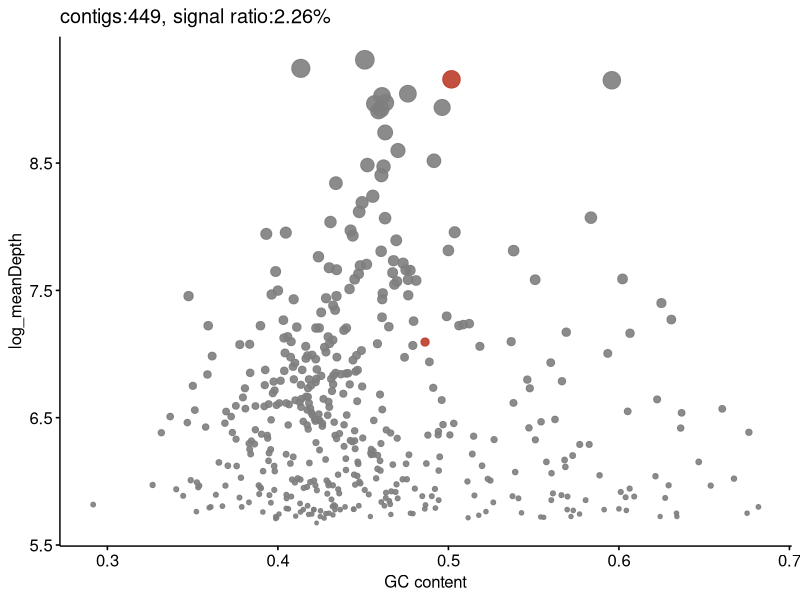
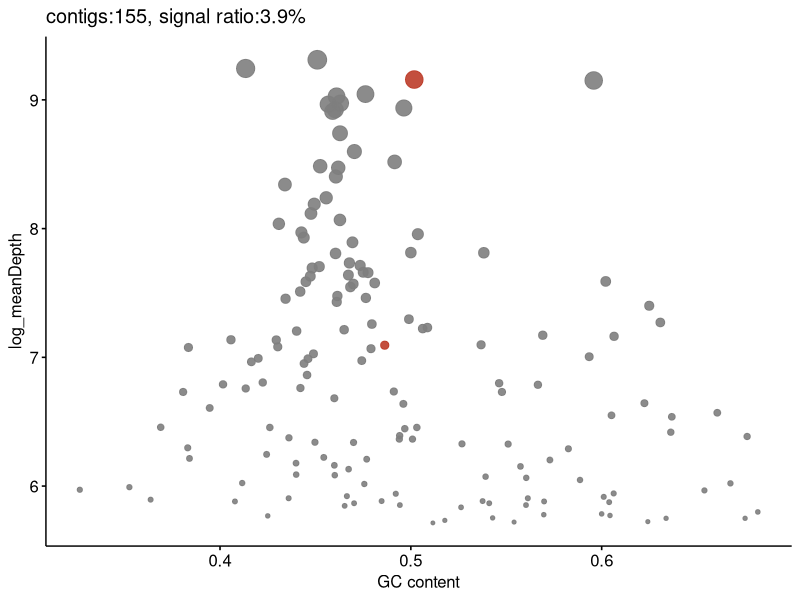
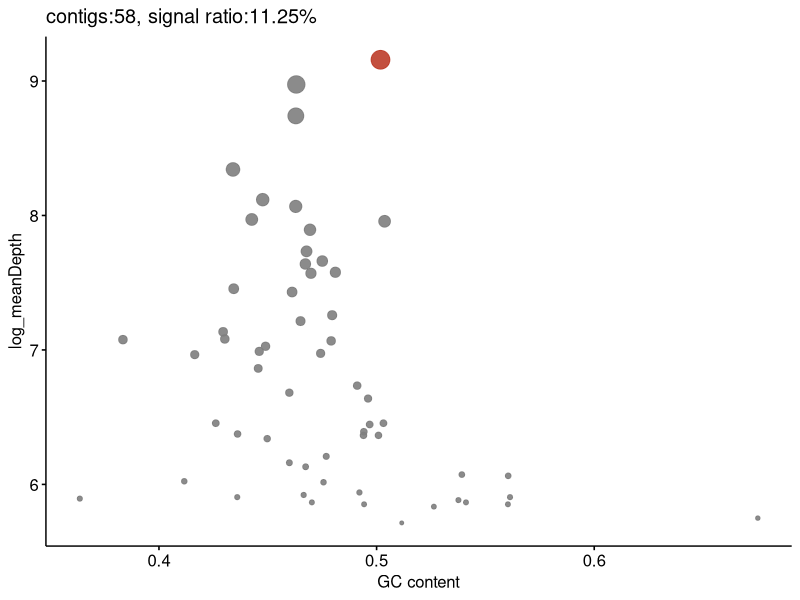
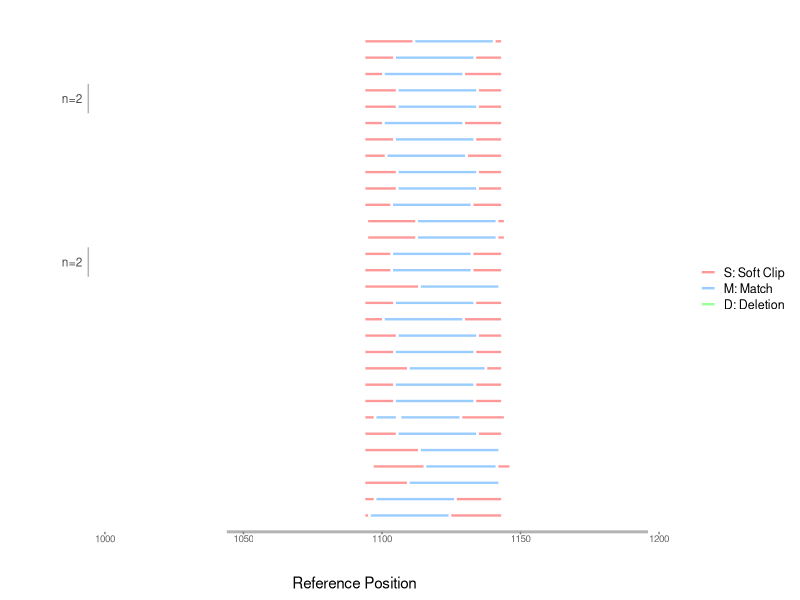
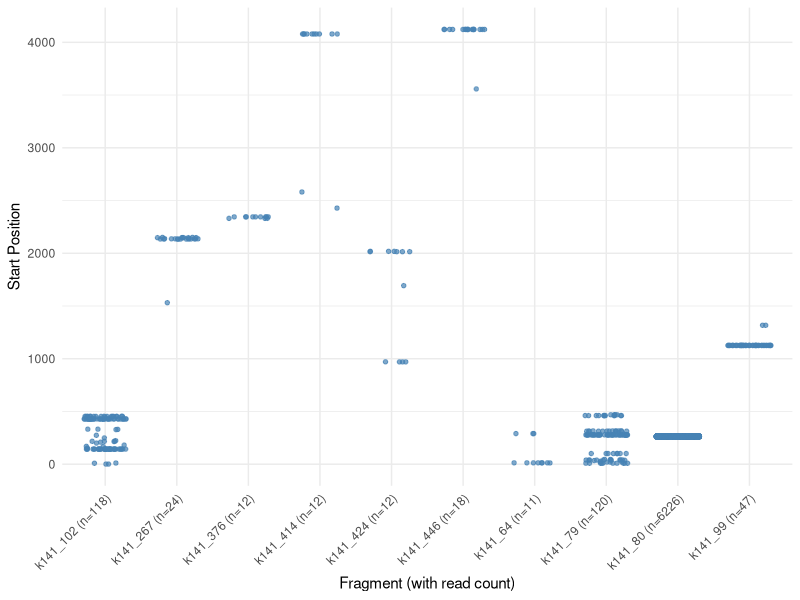
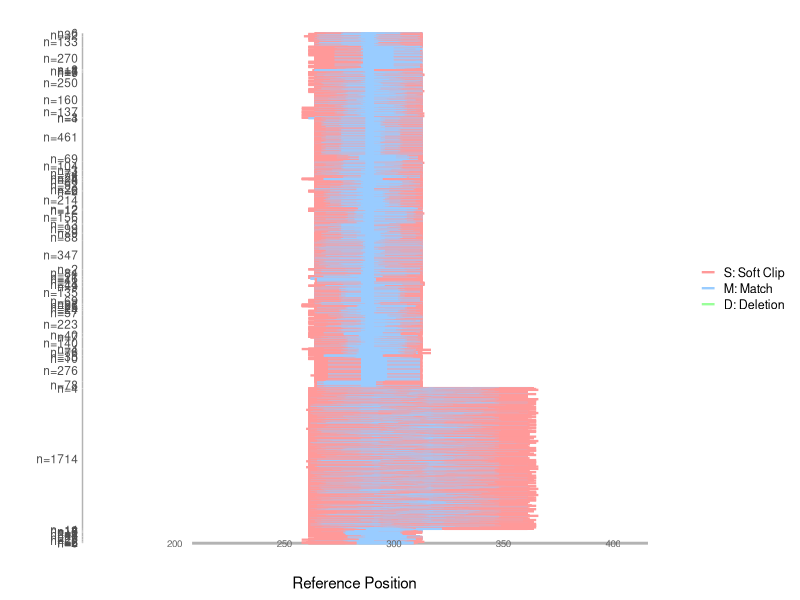

Generate these figures, in order, with R:
library(ggsci)
library(ggpubr)
Main <- read.table("YFL.Local_sensitive.V2.table.txt",head=T,sep="\t")
Main$log_meanDepth = log(Main$length)
#right
colorsQ = c("grey50",pal_nejm("default")(1))
sr = round(sum(Main[which(Main$annotation=="Y"),]$length)/sum(Main$length)*100,digits=2)
f1_left = ggscatter(Main,"gc","log_meanDepth",xlab="GC content",color="annotation",alpha=I(0.9),legend="none",palette=colorsQ,size="length",title=paste0("contigs:",dim(Main)[1], ", signal ratio:",sr,"%"))

Main_m2 = Main[which(Main$case.fre>=2),]
sr = round(sum(Main_m2[which(Main_m2$annotation=="Y"),]$length)/sum(Main_m2$length)*100,digits=2)
colorsQ_tem = c()
for (j in 1:dim(table(Main_m2$annotation))){
         if (table(Main_m2$annotation)[j] > 0){
         colorsQ_tem = c(colorsQ_tem,colorsQ[j])
         }
}

f1_middle = ggscatter(Main_m2,"gc",xlab="GC content","log_meanDepth",color="annotation",alpha=I(0.9),legend="none",palette=colorsQ_tem,size="length",title=paste0("contigs:",dim(Main_m2)[1],", signal ratio:",sr,"%"))
#
Main_m2_m2 = Main_m2[which(Main_m2$control.fre<=1),]
colorsQ_tem = c()
for (j in 1:dim(table(Main_m2_m2$annotation))){
         if (table(Main_m2_m2$annotation)[j] > 0){
         colorsQ_tem = c(colorsQ_tem,colorsQ[j])
         }
}
sr = round(sum(Main_m2_m2[which(Main_m2_m2$annotation=="Y"),]$length)/sum(Main_m2_m2$length)*100,digits=2)
f1_right = ggscatter(Main_m2_m2,"gc",xlab="GC content","log_meanDepth",color="annotation",alpha=I(0.9),legend="none",palette=colorsQ_tem,size="length",title=paste0("contigs:",dim(Main_m2_m2)[1], ", signal ratio:",sr,"%"))

########################
library(ggplot2)
library(dplyr)
library(stringr)
library(tidyr)

# Read data file
data <- read.table("YFL.k141_396.false.alignment.txt", 
                  header = TRUE, 
                  fill = TRUE, 
                  stringsAsFactors = FALSE)

# Sort data: first by fragment, then by sample
data_sorted <- data %>%
  arrange(fragment, sample)

# Preprocess data with correct sorting
data_processed <- data_sorted %>%
  mutate(
    alignment = ifelse(is.na(alignment), "", as.character(alignment)),
    y = rev(row_number())
  ) %>%
  group_by(sample) %>%
  mutate(
    group_size = n(),
    group_y_min = min(y) - 0.4,
    group_y_max = max(y) + 0.4
  ) %>%
  ungroup()

# Parse CIGAR string
parse_cigar <- function(cigar, start) {
  if (cigar == "" || is.na(cigar)) return(data.frame())
  ops <- str_match_all(cigar, "(\\d+)([A-Z])")[[1]]
  if (nrow(ops) == 0) return(data.frame())
  df <- data.frame(
    length = as.numeric(ops[, 2]),
    type = ops[, 3],
    stringsAsFactors = FALSE
  )
  df$ref_start <- cumsum(c(start, df$length))[1:nrow(df)]
  df$ref_end <- df$ref_start + df$length - 1
  df$ref_start[1] <- start
  df$ref_end[1] <- start + df$length[1] - 1
  return(df)
}

# Create alignment data for all reads
alignments <- lapply(1:nrow(data_processed), function(i) {
  df <- parse_cigar(data_processed$alignment[i], data_processed$start[i])
  if (nrow(df) > 0) {
    df$y <- data_processed$y[i]
    df$sample <- data_processed$sample[i]
  }
  return(df)
}) %>% bind_rows()

# Color scheme with light colors
operation_colors <- c(
  "S" = "#FF9999",  # Soft Clip
  "M" = "#99CCFF",  # Match
  "D" = "#99FF99"   # Deletion
)

# Calculate plot range
x_min <- min(data_processed$start, na.rm = TRUE) - 50
x_max <- max(alignments$ref_end, na.rm = TRUE) + 50

# Create group connection lines (only for groups with 2+ sequences)
group_lines <- data_processed %>%
  distinct(sample, group_y_min, group_y_max, group_size) %>%
  filter(group_size >= 2) %>%
  mutate(
    group_x = x_min - 50,
    group_mid = (group_y_min + group_y_max)/2
  )

# Reference baseline
base_line <- data.frame(
  x = c(x_min, x_max),
  y = c(0, 0)
)

# Create position ticks
position_ticks <- data.frame(
  x = seq(floor(x_min/50)*50, ceiling(x_max/50)*50, by = 50)
)

# Ensure correct legend order
legend_order <- c("S", "M", "D")
alignments$type <- factor(alignments$type, levels = legend_order)

# Create the alignment plot
pd <- ggplot() +
  # Gray reference baseline
  geom_line(data = base_line, aes(x = x, y = y), color = "gray70", size = 1) +
  # Sample connection lines (for groups with 2+ sequences)
  geom_segment(
    data = group_lines,
    aes(x = group_x, xend = group_x, y = group_y_min, yend = group_y_max),
    color = "gray70", size = 0.5
  ) +
  # Add group size labels
  geom_text(
    data = group_lines,
    aes(x = group_x - 2, y = group_mid, label = paste0("n=", group_size)),
    size = 3, color = "gray30", hjust = 1
  ) +
  # Alignment segments
  geom_segment(
    data = alignments,
    aes(x = ref_start, xend = ref_end, y = y, yend = y, color = type),
    size = 0.8, lineend = "butt"
  ) +
  # Position ticks
  geom_segment(
    data = position_ticks,
    aes(x = x, xend = x, y = 0, yend = -0.15),
    color = "gray50"
  ) +
  # Position labels
  geom_text(
    data = position_ticks,
    aes(x = x, y = -0.4, label = x),
    size = 2.5, color = "gray40"
  ) +
  # Color scale with correct legend order
  scale_color_manual(
    name = "Operation",
    values = operation_colors,
    labels = c("S: Soft Clip", "M: Match", "D: Deletion"),
    drop = FALSE
  ) +
  # Axis labels and title
  labs(
    x = "Reference Position",
    y = ""  ) +
  # Theme settings
  theme_minimal() +
  theme(
    panel.grid = element_blank(),    axis.text.x = element_blank(),

    axis.text.y = element_blank(),
    axis.ticks.y = element_blank(),
    legend.position = "right",
    plot.title = element_text(hjust = 0.5, size = 12),
    legend.title = element_blank(),
    legend.text = element_text(size = 9),
    legend.key.size = unit(0.8, "lines")
  ) +
  # Coordinate range
  coord_cartesian(
    xlim = c(x_min - 60, x_max),
    ylim = c(-0.7, max(data_processed$y) + 0.5)
)
library(dplyr)
library(ggplot2)
library(readr)

alignment_data <- read.table("R3.4.data.txt", header = TRUE, sep = "\t", stringsAsFactors = FALSE)

fragment_counts <- alignment_data %>%
  group_by(fragment) %>%
  summarise(read_count = n())

top_fragments <- fragment_counts %>%
  filter(read_count > 10)

subset_data <- alignment_data %>%
  inner_join(top_fragments, by = "fragment") %>%
  mutate(fragment_label = paste0(fragment, " (n=", read_count, ")"))

pe <- ggplot(subset_data, aes(x = fragment_label, y = start)) +
  geom_jitter(width = 0.3, height = 0, size = 1.2, alpha = 0.7, color = "steelblue") +
  theme_minimal() +
  labs(
    x = "Fragment (with read count)",
    y = "Start Position"
  ) +
  theme(
    axis.text.x = element_text(angle = 45, hjust = 1),
    plot.title = element_blank()
  )

# Sort data: first by fragment, then by sample
library(ggplot2)
library(dplyr)
library(stringr)
library(tidyr)
alignment_data <- read.table("R3.4.data.txt", header = TRUE, sep = "\t", stringsAsFactors = FALSE)
data <- alignment_data[which(alignment_data$fragment=="k141_80"),]
data_sorted <- data %>%
  arrange(fragment, sample)

# Preprocess data with correct sorting
data_processed <- data_sorted %>%
  mutate(
    alignment = ifelse(is.na(alignment), "", as.character(alignment)),
    y = rev(row_number())
  ) %>%
  group_by(sample) %>%
  mutate(
    group_size = n(),
    group_y_min = min(y) - 0.4,
    group_y_max = max(y) + 0.4
  ) %>%
  ungroup()

# Parse CIGAR string
parse_cigar <- function(cigar, start) {
  if (cigar == "" || is.na(cigar)) return(data.frame())
  ops <- str_match_all(cigar, "(\\d+)([A-Z])")[[1]]
  if (nrow(ops) == 0) return(data.frame())
  df <- data.frame(
    length = as.numeric(ops[, 2]),
    type = ops[, 3],
    stringsAsFactors = FALSE
  )
  df$ref_start <- cumsum(c(start, df$length))[1:nrow(df)]
  df$ref_end <- df$ref_start + df$length - 1
  df$ref_start[1] <- start
  df$ref_end[1] <- start + df$length[1] - 1
  return(df)
}

# Create alignment data for all reads
alignments <- lapply(1:nrow(data_processed), function(i) {
  df <- parse_cigar(data_processed$alignment[i], data_processed$start[i])
  if (nrow(df) > 0) {
    df$y <- data_processed$y[i]
    df$sample <- data_processed$sample[i]
  }
  return(df)
}) %>% bind_rows()

# Color scheme with light colors
operation_colors <- c(
  "S" = "#FF9999",  # Soft Clip
  "M" = "#99CCFF",  # Match
  "D" = "#99FF99"   # Deletion
)

# Calculate plot range
x_min <- min(data_processed$start, na.rm = TRUE) - 50
x_max <- max(alignments$ref_end, na.rm = TRUE) + 50

# Create group connection lines (only for groups with 2+ sequences)
group_lines <- data_processed %>%
  distinct(sample, group_y_min, group_y_max, group_size) %>%
  filter(group_size >= 2) %>%
  mutate(
    group_x = x_min - 50,
    group_mid = (group_y_min + group_y_max)/2
  )

# Reference baseline
base_line <- data.frame(
  x = c(x_min, x_max),
  y = c(0, 0)
)

# Create position ticks
position_ticks <- data.frame(
  x = seq(floor(x_min/50)*50, ceiling(x_max/50)*50, by = 50)
)

# Ensure correct legend order
legend_order <- c("S", "M", "D")
alignments$type <- factor(alignments$type, levels = legend_order)

# Create the alignment plot
pf <- ggplot() +
  # Gray reference baseline
  geom_line(data = base_line, aes(x = x, y = y), color = "gray70", size = 1) +
  # Sample connection lines (for groups with 2+ sequences)
  geom_segment(
    data = group_lines,
    aes(x = group_x, xend = group_x, y = group_y_min, yend = group_y_max),
    color = "gray70", size = 0.5
  ) +
  # Add group size labels
  geom_text(
    data = group_lines,
    aes(x = group_x - 2, y = group_mid, label = paste0("n=", group_size)),
    size = 3, color = "gray30", hjust = 1
  ) +
  # Alignment segments
  geom_segment(
    data = alignments,
    aes(x = ref_start, xend = ref_end, y = y, yend = y, color = type),
    size = 0.8, lineend = "butt"
  ) +
  # Position ticks
  geom_segment(
    data = position_ticks,
    aes(x = x, xend = x, y = 0, yend = -0.15),
    color = "gray50"
  ) +
  # Position labels
  geom_text(
    data = position_ticks,
    aes(x = x, y = -0.4, label = x),
    size = 2.5, color = "gray40"
  ) +
  # Color scale with correct legend order
  scale_color_manual(
    name = "Operation",
    values = operation_colors,
    labels = c("S: Soft Clip", "M: Match", "D: Deletion"),
    drop = FALSE
  ) +
  # Axis labels and title
  labs(
    x = "Reference Position",
    y = ""  ) +
  # Theme settings
  theme_minimal() +
  theme(
    panel.grid = element_blank(),    axis.text.x = element_blank(),

    axis.text.y = element_blank(),
    axis.ticks.y = element_blank(),
    legend.position = "right",
    plot.title = element_text(hjust = 0.5, size = 12),
    legend.title = element_blank(),
    legend.text = element_text(size = 9),
    legend.key.size = unit(0.8, "lines")
  ) +
  # Coordinate range
  coord_cartesian(
    xlim = c(x_min - 60, x_max),
    ylim = c(-0.7, max(data_processed$y) + 0.5)
)
